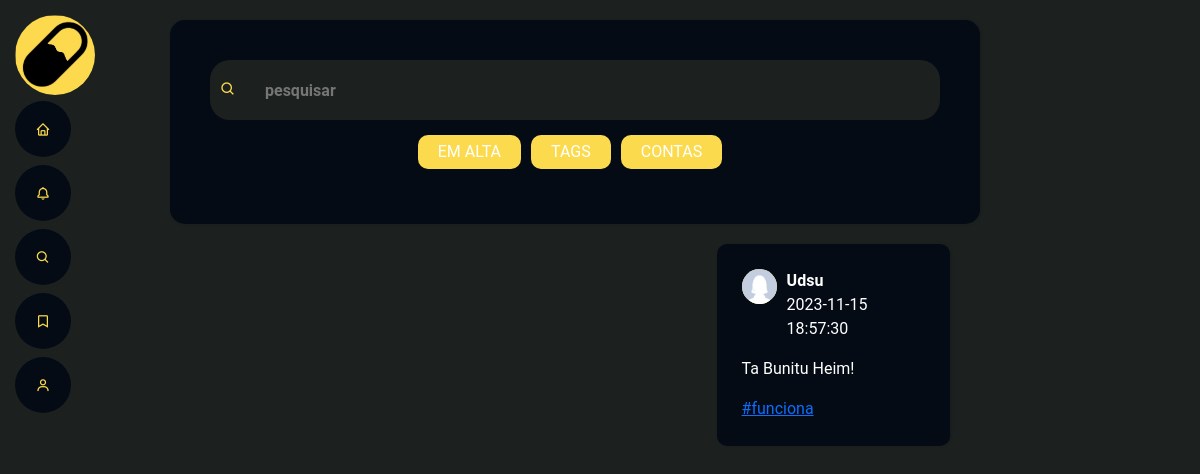
The page /Index.php?route=pesquisa (signed in) on the database its author committed.
### tables this page shows
CREATE TABLE tb_posts (
    pos_id INT AUTO_INCREMENT PRIMARY KEY,
    pos_usu_id INT NOT NULL,
    pos_conteudo TEXT,
    pos_data_postagem TIMESTAMP DEFAULT CURRENT_TIMESTAMP,
    FOREIGN KEY (pos_usu_id) REFERENCES tb_usuarios(usu_id)
);

CREATE TABLE tb_usuarios (
    usu_id INT AUTO_INCREMENT PRIMARY KEY,
    usu_nome VARCHAR(100) NOT NULL,
    usu_nome_usuario VARCHAR(50) NOT NULL,
    usu_email VARCHAR(100) NOT NULL UNIQUE,
    usu_senha VARCHAR(100) NOT NULL,
    usu_avatar VARCHAR(100) DEFAULT 'avatar.jpg',
    usu_img_fundo VARCHAR(100) DEFAULT 'generico.svg',
    usu_data_cadastro TIMESTAMP DEFAULT CURRENT_TIMESTAMP,
    CONSTRAINT chk_usu_nome_usuario_no_spaces CHECK (usu_nome_usuario NOT LIKE '% %')
);

### Config/Model.php (called while the page is built, shortened)
<?php
require_once (__DIR__."/../Database/SqlCommands.php");
class Model{
    public function __construct(){
        $this->query = new SqlCommands();
    }
}

### Database/SqlCommands.php (called while the page is built, shortened)
<?php
class SqlCommands{
    public function getCommand($function ){
        return $this->listCommandSql[$function];
    }
}

### App/Model/PostModel.php (called while the page is built, shortened)
<?php
require_once (__DIR__."/../../Config/Model.php");
class PostModel extends Model{
    public function getPost($base, $indice = 0){
        $con = $this->conect->conection();
        $query = $this->query->getCommand($base);
        $result = mysqli_query($con, $query[$indice]);
        if (!$result) {
            throw new Exception("Erro na consulta");
        }
        else{
            $rows = array();
            $i = 0;
            while ($row = mysqli_fetch_assoc($result)) {
                $rows[$i] = $row;
                $i++;
            }
            return $rows;
        }
    }
}

### App/Controllers/SearchController.php (called while the page is built, shortened)
<?php
require_once (__DIR__.'/../Model/PostModel.php');
class SearchController extends Controller{
    public function viewPost($filtro = 0, $tagbar = false, $filterTag = false, $id = 0){
        $postModel = new PostModel();
        if(!$filterTag){
            $posts = $postModel->getPost("searchPost", $filtro);
        }
        else{
            $posts = $postModel->getPostById("searchPost", 2, $id);
        }
        include (__DIR__."/../../Public/Pesquisa.php");
    }
}

### Public/Layout/SimplePostStructure.php (the view)
<?php foreach($posts as $post=>$value): ?>
    <li class="search">
    <div class="infoUserPost">
        <div class="imgUserPost"><img src="../Storage/perfil/<?= $value['usu_avatar']; ?>" alt=''></div>
        <div class="nameAndHour">
            <strong><?= $value["usu_nome"] ?></strong>
            <p><?= $value["pos_data_postagem"]?></p>
        </div>
    </div>
    <p>
        <?= $value["pos_conteudo"]?>
    </p>
    <?php
    $hashs = array();
    if($value["hashtags"] != null){
        $hashs = explode(",",$value["hashtags"]);
        $has_ids = explode(",", $value["has_ids"]);
    }
    ?>
    <form method='post' action='Index.php?route=pesquisa'>
        <?php $indice = 0; ?>
        <?php foreach($hashs as $has): ?>
        <button type='submit' class='nav-link scrollto' name='tag' value='<?= $has_ids[$indice] ?>'><a class="hashtags"> <span><?= $has ?></span></a></button>
        <?php $indice++; ?>
        <?php endforeach; ?>
    </form>
    </li>
<?php endforeach; ?>

### Resources/Assets/css/style2.css (style rules this page uses)
* { margin: 0; padding: 0; box-sizing: border-box; }
.search { margin: 0 10px 0 10px; }
body { background-color: #1C2120; color:white; font-family: 'Roboto', sans-serif; -webkit-font-smoothing: antialiased !important; }
.imgUserPost img { width: 35px; height: 35px; border-radius: 50%; }
ul.recomendacoes li.search { padding: 25px; margin-bottom: 50px; background-color: #040b14; border-radius: 10px; box-shadow: 1px 0 3px rgba(0,0,0,0.2); float: right; width: 30%; list-style: none; align-items: center; justify-content: center; }
ul.recomendacoes li.search div.infoUserPost { display: flex; margin-right: 10px; }
ul.recomendacoes li.search div.infoUserPost div.imgUserPost { width: 35px; height: 35px; border-radius: 50%; background-color: #FCDA4D; margin-right: 10px; }
button { border: none; background-color: transparent; outline: none; }

### rows shown on the page
tb_posts: pos_usu.usu_avatar (placeholder picture), pos_usu.usu_nome "Udsu", pos_data_postagem "2023-11-15 18:57:30", pos_conteudo "Ta Bunitu Heim!", $has_ids[$indice] 1 (drawn), has "#funciona"
